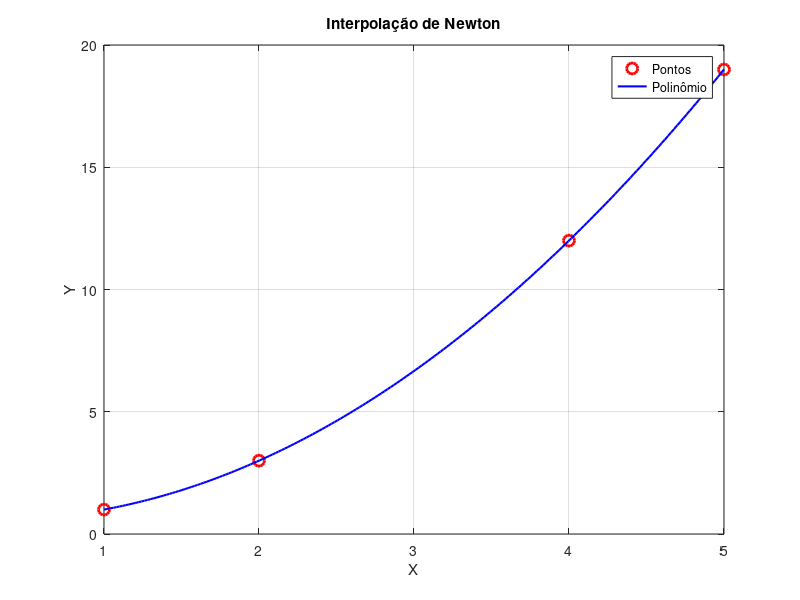

The MATLAB source for this figure:
function coefs = interp_newton(X, Y)
    if nargin < 2
        X = [1, 2, 4, 5];
        Y = [1, 3, 12, 19];
        fprintf('Executando Interpolação de Newton com pontos padrões:\n');
    end

    n = length(X);
    D = zeros(n, n);
    D(:,1) = Y(:);

    fprintf('\n--- INTERPOLAÇÃO DE NEWTON (Diferenças Divididas) ---\n\n');

    % Construção da tabela
    for j = 2:n
        for i = 1:n-j+1
            D(i,j) = (D(i+1,j-1) - D(i,j-1)) / (X(i+j-1) - X(i));
        end
    end

    fprintf('Tabela de Diferenças Divididas:\n');
    disp(D);

    coefs = D(1, :);

    fprintf('Coeficientes do polinômio (forma de Newton):\n');
    disp(coefs);

    % Cálculo do erro DR
    Dr = 0;
    for i = 1:n
        val = coefs(1);
        p = 1;
        for j = 2:n
            p = p * (X(i) - X(j-1));
            val = val + coefs(j) * p;
        end
        res = abs(Y(i) - val);
        if res > Dr
            Dr = res;
        end
    end

    fprintf('\n>> DR (Erro Máximo Residual nos nós) = %.6e <<\n\n', Dr);

    % Geração da curva
    x_g = linspace(min(X), max(X), 200);
    y_g = zeros(size(x_g));

    for k = 1:length(x_g)
        val = coefs(1);
        p = 1;
        for j = 2:n
            p = p * (x_g(k) - X(j-1));
            val = val + coefs(j) * p;
        end
        y_g(k) = val;
    end

    % Plot
    figure;
    plot(X, Y, 'ro', 'MarkerSize', 8, 'LineWidth', 2); hold on;
    plot(x_g, y_g, 'b-', 'LineWidth', 1.5);
    title('Interpolação de Newton');
    xlabel('X'); ylabel('Y'); grid on;
    legend('Pontos', 'Polinômio');
end
